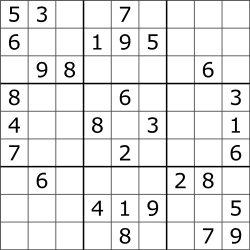
#> input picture assignments/sudoku.png, 250 x 250 px
$ python 05_geometric_transformation.py
#> lines starting #> are read from the running program, lines starting #| are printed output that depends on the picture; after the words box and inside, x2 and y2 are one past the last pixel; in counts of white or black regions, pixels touching at a corner belong together
# Apply geometric transformations and detect shapes using the Hough transform.
# Problem:
# 1. Load an image and perform the following geometric transformations:
# o Translation.
# o Rotation.
# o Scaling.
# 2. Apply the Hough Line Transform to detect lines in the image.
# 3. Draw the detected lines on the original image and display it.

import cv2
import numpy as np
import matplotlib.pyplot as plt

image = cv2.imread('sudoku.png')
#> image is the input picture: shape (250, 250, 3); min 0, max 255, mean 231.5


# Translation
translation_matrix = np.float32([[1, 0, 100], [0, 1, 50]])
translated_image = cv2.warpAffine(image, translation_matrix, (image.shape[1], image.shape[0]))
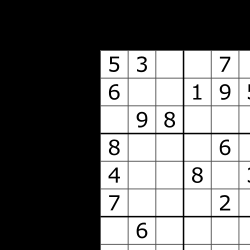
#> translated_image: shape (250, 250, 3); min 0, max 255, mean 110.6

# Rotation (Rotate by 45 degrees)
center = (image.shape[1] // 2, image.shape[0] // 2)
#> center = (125, 125)
rotation_matrix = cv2.getRotationMatrix2D(center, 45, 1)  # Rotate 45 degrees
rotated_image = cv2.warpAffine(image, rotation_matrix, (image.shape[1], image.shape[0]))
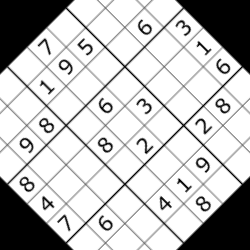
#> rotated_image: shape (250, 250, 3); min 0, max 255, mean 191.8

# Scaling (Scale the image by 1.5x)
scaled_image = cv2.resize(image, None, fx=1.5, fy=1.5, interpolation=cv2.INTER_LINEAR)
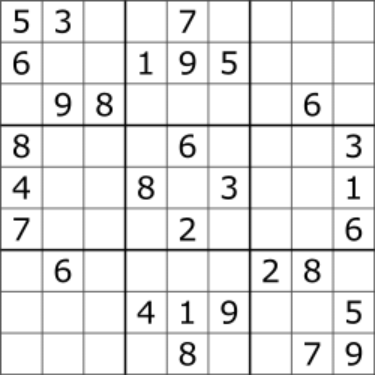
#> scaled_image: shape (375, 375, 3); min 0, max 255, mean 231.5

## Hough Line Transform
line_img = image.copy()
edges = cv2.Canny(image, 50, 150)
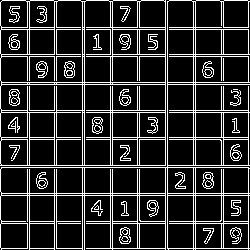
#> edges: shape (250, 250); 16.8% white in thin lines or dots
lines = cv2.HoughLines(edges, 1, np.pi / 180, 150)
#> lines = 36 rows, first 8: [165, 0], [165, 1.57], [82, 0], [84, 0], [167, 0], [193, 0], [195, 0], [82, 1.57]

if lines is not None:
    for rho, theta in lines[:, 0]:
        a = np.cos(theta)
        b = np.sin(theta)
        x0 = a * rho
        y0 = b * rho
        x1 = int(x0 + 1000 * (-b))
        y1 = int(y0 + 1000 * (a))
        x2 = int(x0 - 1000 * (-b))
        y2 = int(y0 - 1000 * (a))
        cv2.line(line_img, (x1, y1), (x2, y2), (255, 0, 0), 2)  # Red lines
#> this loop made 36 passes
#> (rho, theta, a, b, x0, y0, x1, y1) on passes 1 to 12: (165, 0, 1, 0, 165, 0, 165, 1000), (165, 1.57, -4.37e-08, 1, -7.21e-06, 165, -1000, 164), (82, 0, 1, 0, 82, 0, 82, 1000), (84, 0, 1, 0, 84, 0, 84, 1000), (167, 0, 1, 0, 167, 0, 167, 1000), (193, 0, 1, 0, 193, 0, 193, 1000), (195, 0, 1, 0, 195, 0, 195, 1000), (82, 1.57, -4.37e-08, 1, -3.58e-06, 82, -1000, 81), (84, 1.57, -4.37e-08, 1, -3.67e-06, 84, -1000, 83), (167, 1.57, -4.37e-08, 1, -7.3e-06, 167, -1000, 166), (193, 1.57, -4.37e-08, 1, -8.44e-06, 193, -1000, 192), (195, 1.57, -4.37e-08, 1, -8.52e-06, 195, -1000, 194)
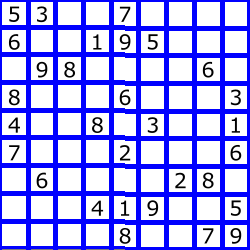
#> line_img: shape (250, 250, 3); mean B, G, R 247, 163.4, 163.4

# Display
plt.subplot(2, 2, 1)
plt.imshow(image, cmap='gray')
plt.title("Original Image")
plt.axis('off')

plt.subplot(2, 2, 2)
plt.imshow(translated_image, cmap='gray')
plt.title("Translated Image")
plt.axis('off')

plt.subplot(2, 2, 3)
plt.imshow(rotated_image, cmap='gray')
plt.title("Rotated Image")
plt.axis('off')

plt.subplot(2, 2, 4)
plt.imshow(scaled_image, cmap='gray')
plt.title("Scaled Image")
plt.axis('off')

plt.figure()
plt.imshow(line_img)
plt.title("Detected Lines on Original Image")
plt.axis('off')
plt.show()

cv2.waitKey(0)
cv2.destroyAllWindows()

$ run again, with assignments/box.jpg saved as assignments/sudoku.png
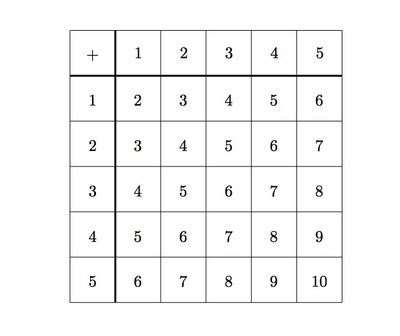
#> input picture assignments/box.jpg, 400 x 336 px
#> image is the input picture: shape (336, 400, 3); mean B, G, R 246.3, 246.4, 246.4
#> `edges = cv2.Canny(image, 50, 150)`:
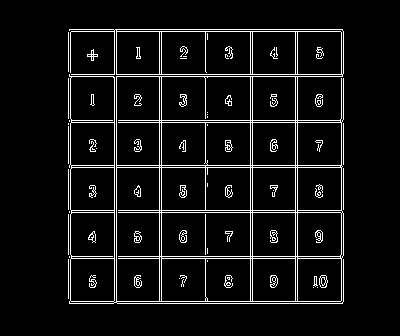
#> edges: shape (336, 400); 6.5% white in thin lines or dots, all inside (x1, y1, x2, y2) = (68, 29, 344, 304)
#> lines = 27 rows, first 8: [116, 0], [29, 1.57], [159, 0], [161, 0], [250, 0], [252, 0], [295, 0], [297, 0]
#> the loop `for rho, theta in lines[:, 0]:` made 27 passes
#> (rho, theta, a, b, x0, y0, x1, y1) on passes 1 to 8: (116, 0, 1, 0, 116, 0, 116, 1000), (29, 1.57, -4.37e-08, 1, -1.27e-06, 29, -1000, 28), (159, 0, 1, 0, 159, 0, 159, 1000), (161, 0, 1, 0, 161, 0, 161, 1000), (250, 0, 1, 0, 250, 0, 250, 1000), (252, 0, 1, 0, 252, 0, 252, 1000), (295, 0, 1, 0, 295, 0, 295, 1000), (297, 0, 1, 0, 297, 0, 297, 1000)
#> after the loop `for rho, theta in lines[:, 0]:`:
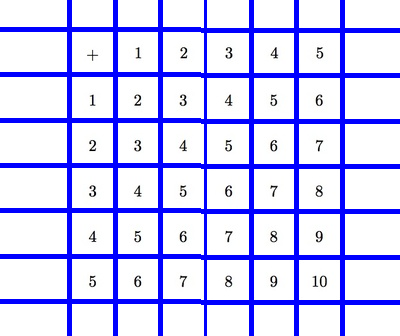
#> line_img: shape (336, 400, 3); 17.81% of pixels changed, all inside (x1, y1, x2, y2) = (0, 0, 400, 336)
